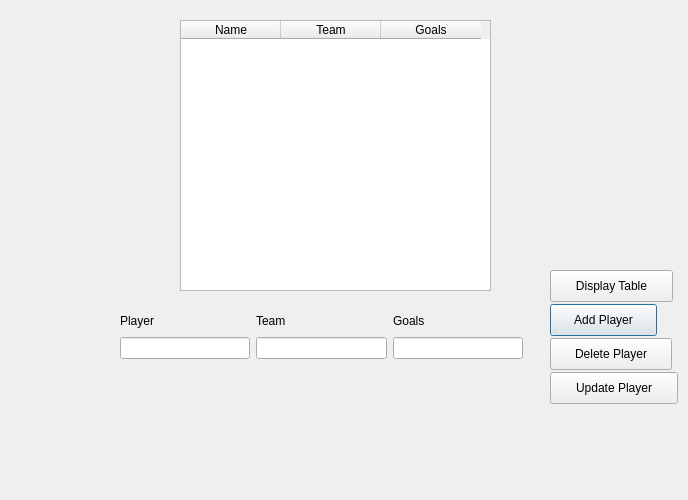
<?xml version="1.0" encoding="UTF-8"?>
<ui version="4.0">
 <class>geo_goleo</class>
 <widget class="QDialog" name="geo_goleo">
  <property name="geometry">
   <rect>
    <x>0</x>
    <y>0</y>
    <width>688</width>
    <height>500</height>
   </rect>
  </property>
  <property name="windowTitle">
   <string>Dialog</string>
  </property>
  <widget class="QTableWidget" name="tableDatos">
   <property name="geometry">
    <rect>
     <x>180</x>
     <y>20</y>
     <width>311</width>
     <height>271</height>
    </rect>
   </property>
   <column>
    <property name="text">
     <string>Name</string>
    </property>
   </column>
   <column>
    <property name="text">
     <string>Team</string>
    </property>
   </column>
   <column>
    <property name="text">
     <string>Goals</string>
    </property>
   </column>
  </widget>
  <widget class="QPushButton" name="pushButtonAddP">
   <property name="geometry">
    <rect>
     <x>550</x>
     <y>304</y>
     <width>107</width>
     <height>32</height>
    </rect>
   </property>
   <property name="text">
    <string>Add Player</string>
   </property>
  </widget>
  <widget class="QPushButton" name="pushButtonDeleteP">
   <property name="geometry">
    <rect>
     <x>550</x>
     <y>338</y>
     <width>122</width>
     <height>32</height>
    </rect>
   </property>
   <property name="text">
    <string>Delete Player</string>
   </property>
  </widget>
  <widget class="QPushButton" name="pushButtonUpdateP">
   <property name="geometry">
    <rect>
     <x>550</x>
     <y>372</y>
     <width>128</width>
     <height>32</height>
    </rect>
   </property>
   <property name="text">
    <string>Update Player</string>
   </property>
  </widget>
  <widget class="QWidget" name="layoutWidget">
   <property name="geometry">
    <rect>
     <x>120</x>
     <y>310</y>
     <width>403</width>
     <height>49</height>
    </rect>
   </property>
   <layout class="QHBoxLayout" name="horizontalLayout">
    <item>
     <layout class="QVBoxLayout" name="verticalLayout">
      <item>
       <widget class="QLabel" name="label">
        <property name="text">
         <string>Player</string>
        </property>
       </widget>
      </item>
      <item>
       <widget class="QLineEdit" name="lineEditPlayer"/>
      </item>
     </layout>
    </item>
    <item>
     <layout class="QVBoxLayout" name="verticalLayout_2">
      <item>
       <widget class="QLabel" name="label_2">
        <property name="text">
         <string>Team</string>
        </property>
       </widget>
      </item>
      <item>
       <widget class="QLineEdit" name="lineEditTeam"/>
      </item>
     </layout>
    </item>
    <item>
     <layout class="QVBoxLayout" name="verticalLayout_3">
      <item>
       <widget class="QLabel" name="label_3">
        <property name="text">
         <string>Goals</string>
        </property>
       </widget>
      </item>
      <item>
       <widget class="QLineEdit" name="lineEditGoals"/>
      </item>
     </layout>
    </item>
   </layout>
  </widget>
  <widget class="QPushButton" name="pushButtonDisplayG">
   <property name="geometry">
    <rect>
     <x>550</x>
     <y>270</y>
     <width>123</width>
     <height>32</height>
    </rect>
   </property>
   <property name="text">
    <string>Display Table</string>
   </property>
  </widget>
 </widget>
 <resources/>
 <connections/>
</ui>
